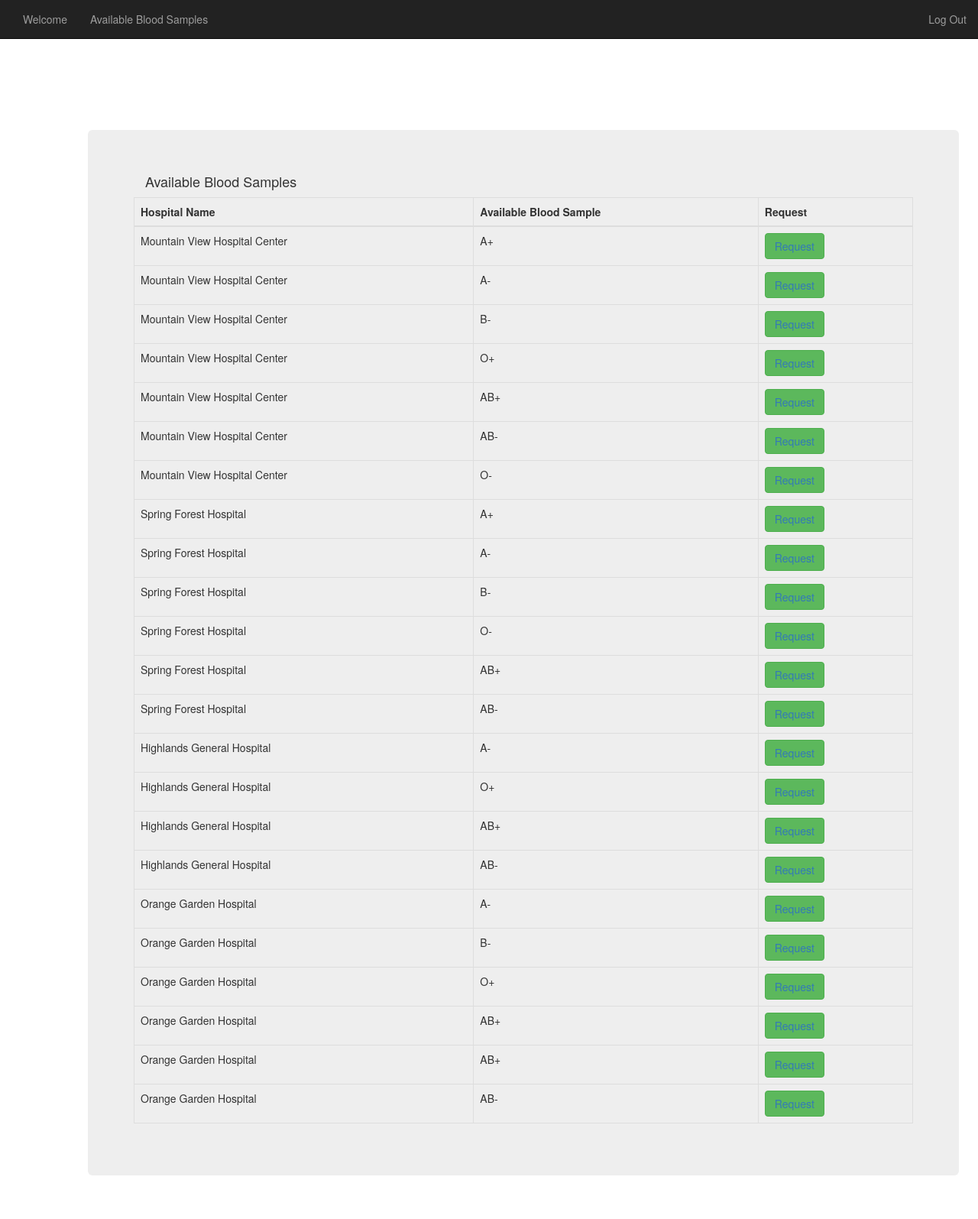
/available_blood_samples.php, run on the app's committed database.
### tables this page shows
CREATE TABLE `hospital_blood_samples_information` (
  `ID` int(11) NOT NULL,
  `hospital_name` varchar(500) NOT NULL,
  `blood_samples` varchar(100) NOT NULL,
  `Status` varchar(100) NOT NULL
);

### available_blood_samples.php (the view, shortened to what this page needs)
<?php
include("../connection.php");
mysqli_select_db($conn,'bloodbank');
$email=$_SESSION['r_email'];
$sql = mysqli_query($conn,"select hospital_name,blood_samples from hospital_blood_samples_information ");
?>
<!DOCTYPE html>
<html>
<head>
    <link rel="stylesheet" href="../css/bootstrap.min.css">
</head>
<body style="padding-top:70px; margin:100px">
<nav class="navbar navbar-inverse navbar-fixed-top">
    <div class="container-fluid">
        <ul class="nav navbar-nav navbar-left">
            <nav class="navbar navbar-inverse navbar-fixed-top">
                <div class="container-fluid">
                    <ul class="nav navbar-nav navbar-left">
                        <li> <a href="requester_home.php"> Welcome <?php echo $email ; ?> </a> </li>
                        <li> <a href="available_blood_samples.php"> Available Blood Samples </a> </li>
                    </ul>
                    <ul class="nav navbar-nav navbar-right">
                        <li> <a href="r_logout.php"> Log Out </a> </li>
                    </ul>
                </div>
            </nav>
        </ul>
    </div>
</nav>
<div class="container">
    <div class="jumbotron">
        <div class="col-md-6">
            <h4>Available Blood Samples</h4>
        </div>
        <table class="table table-bordered table-responsive">
            <thead>
            <th>Hospital Name</th>
            <th>Available Blood Sample</th>
            <th>Request</th>
            </thead>
            <tbody>
            <?php
             while($res=mysqli_fetch_assoc($sql)) {
                 echo '<tr>';
                 echo '<td>' . $res['hospital_name'] . '</td>';
                 echo '<td>' . $res['blood_samples'] . '</td>';
             ?>
            <td> <button type="button" class="btn btn-success"><a href="ses.php">Request</a></button> </td>
             <?php
              echo '</tr>';
            }?>
            </tbody>
        </table>
    </div>
</div>
</body>
</html>

### data on the page
hospital_blood_samples_information: hospital_name "Mountain View Hospital Center", blood_samples "A+"
hospital_blood_samples_information: hospital_name "Mountain View Hospital Center", blood_samples "A-"
hospital_blood_samples_information: hospital_name "Mountain View Hospital Center", blood_samples "B-"
hospital_blood_samples_information: hospital_name "Mountain View Hospital Center", blood_samples "O+"
hospital_blood_samples_information: hospital_name "Mountain View Hospital Center", blood_samples "AB+"
hospital_blood_samples_information: hospital_name "Mountain View Hospital Center", blood_samples "AB-"
hospital_blood_samples_information: hospital_name "Mountain View Hospital Center", blood_samples "O-"
hospital_blood_samples_information: hospital_name "Spring Forest Hospital", blood_samples "A+"
hospital_blood_samples_information: hospital_name "Spring Forest Hospital", blood_samples "A-"
hospital_blood_samples_information: hospital_name "Spring Forest Hospital", blood_samples "B-"
hospital_blood_samples_information: hospital_name "Spring Forest Hospital", blood_samples "O-"
hospital_blood_samples_information: hospital_name "Spring Forest Hospital", blood_samples "AB+"
hospital_blood_samples_information: hospital_name "Spring Forest Hospital", blood_samples "AB-"
hospital_blood_samples_information: hospital_name "Highlands General Hospital", blood_samples "A-"
hospital_blood_samples_information: hospital_name "Highlands General Hospital", blood_samples "O+"
hospital_blood_samples_information: hospital_name "Highlands General Hospital", blood_samples "AB+"
hospital_blood_samples_information: hospital_name "Highlands General Hospital", blood_samples "AB-"
hospital_blood_samples_information: hospital_name "Orange Garden Hospital", blood_samples "A-"
hospital_blood_samples_information: hospital_name "Orange Garden Hospital", blood_samples "B-"
hospital_blood_samples_information: hospital_name "Orange Garden Hospital", blood_samples "O+"
hospital_blood_samples_information: hospital_name "Orange Garden Hospital", blood_samples "AB+"
hospital_blood_samples_information: hospital_name "Orange Garden Hospital", blood_samples "AB+"
hospital_blood_samples_information: hospital_name "Orange Garden Hospital", blood_samples "AB-"
